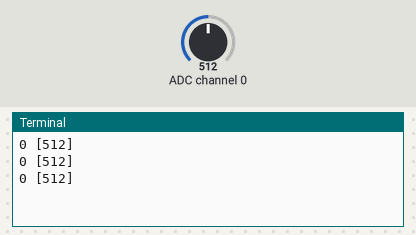
A program run on a simulated Raspberry Pi (BCM pin numbers). Shown: the last lines printed to the terminal. The test bench sets the inputs (shaded band); at power-on: ADC channel 0 = 512 (analog values on the 0–1023 scale). Library files of the repository ran but are not shown: mcp3008.py.

Above: at 1.2 s.
1.3 s: ADC channel 0 set to 716
At 1.9 s:
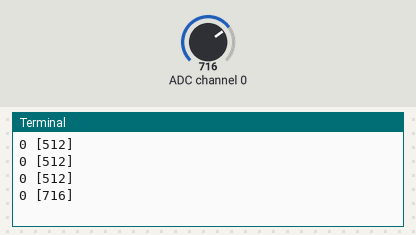
2.8 s: ADC channel 0 set to 900
At 3.4 s:
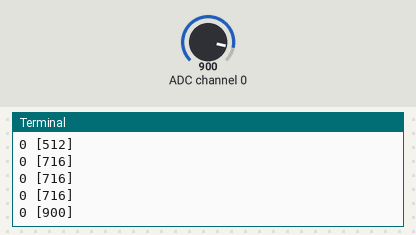
Timing chart, 0 to 5.8 s (numbered marks = the images above; inputs shaded):
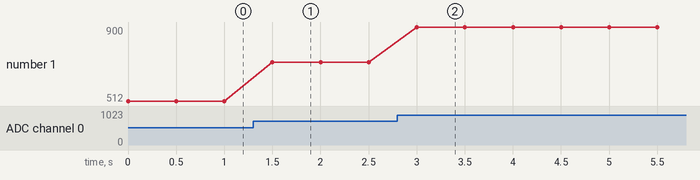

Measured:
- after the input at 1.3 s, the terminal: prints a new line after 0.20 s (image 1)
- after the input at 2.8 s, the terminal: prints a new line after 0.20 s (image 2)
- plotted number 1: 512 → 716 after the input at 1.3 s, 716 → 900 after the input at 2.8 s

The program:

mcp.py
```python
import mcp3008
import time


def light():
    adc = mcp3008.MCP3008()
    value = adc.read([mcp3008.CH0])[0]
    adc.close()
    return value


if __name__ == "__main__":
    try:

        while True:

            adc = mcp3008.MCP3008()
            print("0",adc.read([mcp3008.CH0]))
            #print("1",adc.read([mcp3008.CH1]))         # prints raw data [CH0]
            time.sleep( 0.5 )

    except Exception as e:

        print(str(e))
```
